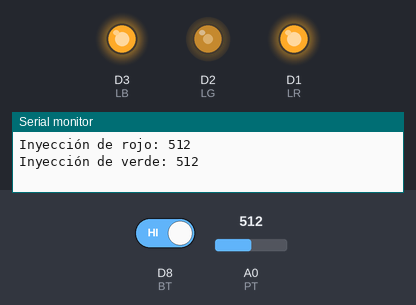
Simulated run of this sketch. Board: ESP8266 (NodeMCU). On the bench: output pins drawn as LEDs (lit = HIGH), the last lines printed to the serial monitor. Inputs (shaded band) come from the test bench; at power-on: A0 (PT) = 512, D8 (BT) HIGH.

Above: at 2.9 s.
3.0 s: A0 (PT) set to 716
At 5.2 s:
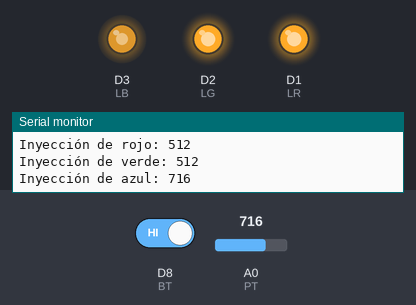
9.3 s: A0 (PT) set to 900
At 14.2 s:
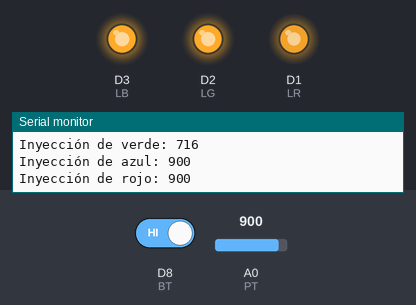
15.6 s: A0 (PT) set to 511
21.9 s: A0 (PT) set to 122
28.2 s: A0 (PT) set to 0
At 33.2 s:
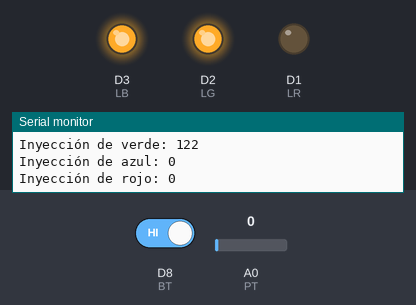
34.5 s: D8 (BT) driven LOW
At 35.5 s:
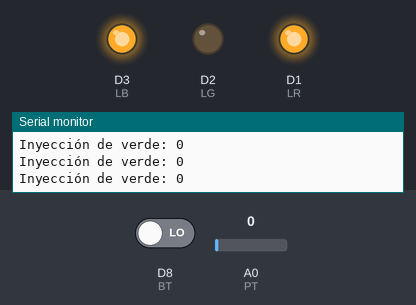
Timing chart, 0 to 37.5 s (numbered marks = the images above; inputs shaded):
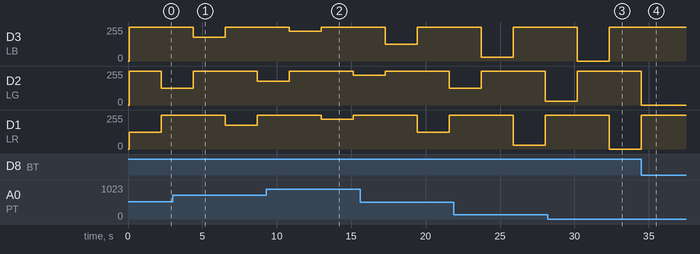

The sketch:

RGBPOT.ino
```cpp
//Prueba 6 con NodeMCU
//Entradas y salidas analógicas

#define PT A0 //Pin del Potenciómetro
#define BT D8 //Pin del botón
#define LR D1 //Terminal RGB Rojo
#define LG D2 //Terminal RGB Verde
#define LB D3 //Terminal RGB Azul

void setup() {
  pinMode(PT,INPUT);pinMode(BT,INPUT);
  pinMode(LR,OUTPUT);digitalWrite(LR,LOW);
  pinMode(LG,OUTPUT);digitalWrite(LG,LOW);
  pinMode(LB,OUTPUT);digitalWrite(LB,LOW);
}

bool btn=false;
int pot=0,vr=0,vg=0,vb=0;

void loop() {
  led_red();delay(1000);
  led_green();delay(1000);
  led_blue();delay(1000);
}
```

BLUE.ino
```cpp
void led_blue(){
  Serial.begin(9600);
  do
  {
    vb = analogRead(PT);delay(100);
    Serial.println("Inyección de azul: " + String(vb));
    analogWrite(LR,1023);//1023: AC | 0: CC
    analogWrite(LG,1023);//1023: AC | 0: CC
    analogWrite(LB,vb);
    btn = digitalRead(BT);delay(50);
  }while(btn == false);//Mientras no se presione BT...
  Serial.end();delay(1000);
}
```

GREEN.ino
```cpp
void led_green(){
  Serial.begin(9600);
  do
  {
    vg = analogRead(PT);delay(100);
    Serial.println("Inyección de verde: " + String(vg));
    analogWrite(LR,1023);//1023: AC | 0: CC
    analogWrite(LG,vg);
    analogWrite(LB,1023);//1023: AC | 0: CC
    btn = digitalRead(BT);delay(50);
  }while(btn == false);//Mientras no se presione BT...
  Serial.end();delay(1000);
}
```

RED.ino
```cpp
void led_red(){
  Serial.begin(9600);
  do
  {
    vr = analogRead(PT);delay(100);
    Serial.println("Inyección de rojo: " + String(vr));
    analogWrite(LR,vr);
    analogWrite(LG,1023);//1023: AC | 0: CC
    analogWrite(LB,1023);//1023: AC | 0: CC
    btn = digitalRead(BT);delay(50);
  }while(btn == false);//Mientras no se presione BT...
  Serial.end();delay(1000);
}
```

Measured:
- after the input at 28.2 s, D1 (LR): 255/255 → 0/255 after 4.2 s
- after the input at 34.5 s, D3 (LB): stays 255/255 (without the input it goes to 0/255 after 2.2 s); D2 (LG): goes on until 34.5 s, then stays 0/255
